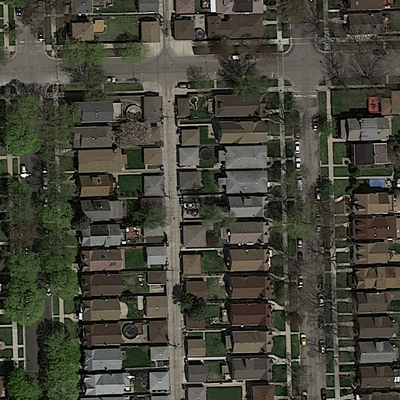
#> input picture report/images/satImage_091_img.png, 400 x 400 px, found by its file name; its folder holds 3 pictures in this run
$ python whiten.py
#> lines starting #> are read from the running program, lines starting #| are printed output that depends on the picture
### cil-project-master-utilities/utilities/path_generator.py
"""Simple utility function for generating system independent paths.
"""

import os
from utilities.root_dir import ROOT_DIR


def get_data_path(whitening, category, gt=False):
    p1 = os.path.join(ROOT_DIR, 'data', 'whitened' if whitening else 'original')
    p2 = os.path.join(p1, category)
    if category == 'test':
        p3 = p2
    else:
        p3 = os.path.join(p2, 'groundtruth' if gt else 'images')
    return os.path.join(p3, '')

### cil-project-master-utilities/utilities/whiten.py
"""Run this script to create all the whitened images
in the data/whitened directory
"""


import numpy as np
import matplotlib.pyplot as plt
import os
from data_paths import (
    training_images_path,
    training_labels_path,
    validation_images_path,
    validation_labels_path,
    test_images,
    w_training_images_path,
    w_training_labels_path,
    w_validation_images_path,
    w_validation_labels_path,
    w_test_images
)

def create_whitened_labels(source_path, dest_path):
    images = load_images(source_path)
    save_images(images, dest_path)


def create_whitened_images(source_path, dest_path, debug=False):
    print("Whitening images from {} and store them at {}."
        .format(source_path, dest_path))
    images = load_images(source_path)
    X = flatten(images)
    X_whitened = zca(X)
    images_whitened = unflatten(X_whitened, images[0].shape)
    if debug:
        plt.imshow(images_whitened[1])
        plt.show()
    save_images(images_whitened, dest_path)


def create_whitened_test_images(source_path, dest_path):
    images = load_images(source_path)
    X = flatten(images)
    X_whitened = zca(X)
    images_whitened = unflatten(X_whitened, images[0].shape)
    filenames = os.listdir(source_path)
    save_images_with_names(images_whitened, dest_path, filenames)


def load_images(path):
    filenames = os.listdir(path)
    if filenames:
        filename = os.path.join(path, filenames[0])
        img_shape = plt.imread(filename).shape
#> img_shape = (400, 400, 3)
    images = np.zeros([len(filenames), *img_shape])
    for i in range(len(images)):
        # the filenames for the images and labels are the same, so to load them we just need to prepend the images- or labels-path
        filename = os.path.join(path, filenames[i])

        # load that image and its label:
        image = plt.imread(filename)
#> image is the input picture: shape (400, 400, 3) float32; mean R, G, B 0.272, 0.27, 0.227
        images[i] = image
    return  images


def save_images_with_names(images, path, filenames, normalize_img=True):
    if not os.path.exists(path):
        os.makedirs(path)
    for i in range(images.shape[0]):
        img_name = filenames[i]
        print("About to save image {} to {}".format(img_name, path))
        filename = os.path.join(path, img_name)
        image = normalize(images[i]) if normalize_img else images[i]
        plt.imsave(filename, image)


def save_images(images, path, normalize_img=True):
    if not os.path.exists(path):
        os.makedirs(path)
    for i in range(images.shape[0]):
        img_name = 'satImage_{}.{}'.format(str(i + 1).zfill(3), 'png')
        filename = os.path.join(path, img_name)
        image = normalize(images[i]) if normalize_img else images[i]
        plt.imsave(filename, image)


def flatten(images):
    X = images
    X = X.reshape(X.shape[0], X.shape[1]*X.shape[2]*X.shape[3])
    return X


def unflatten(X, original_shape):
    n = X.shape[0]
    images = np.zeros((n, *original_shape))
    for i in range(n):
        images[i] = X[i].reshape(*original_shape)
    return images


def zca(X, epsilon=0.1):
#> called with X = array of shape (3, 480000), epsilon = 0.1
    X_norm = X
    X_norm = X_norm - X_norm.mean(axis=0)
    cov = np.cov(X_norm, rowvar=True)
    U, S, _ = np.linalg.svd(cov)
#> S = [0.0271, 0.023, 1.47e-17]
    X_ZCA = U.dot(np.diag(1.0/np.sqrt(S + epsilon))).dot(U.T).dot(X_norm)
    return X_ZCA

def normalize(image):
    """Normalizes the image to the range [0,1]

    Args:
        image (ndarray): The image to perform the normalization on

    Returns:
        (ndarray): The normalized image
    """
    img_min = image.min()
    img_max = image.max()
    return (image - img_min) / (img_max - img_min)


if __name__ == '__main__':
    # Create whitened training images/labels:
    create_whitened_images(training_images_path, w_training_images_path)
#> the loop in save_images, `for i in range(images.shape[0]):` made 3 passes
#> pass 1, in save_images, `plt.imsave(filename, image)`:
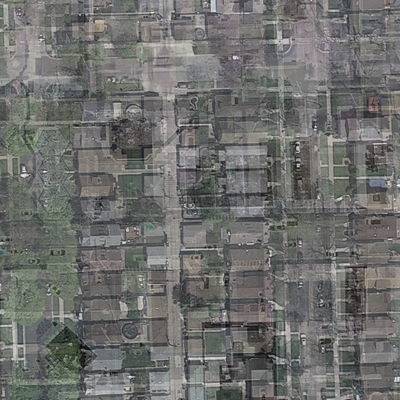
#> saved as satImage_001.png: shape (400, 400, 3); mean R, G, B 110.4, 111.1, 109
#> pass 2, in save_images, `plt.imsave(filename, image)`:
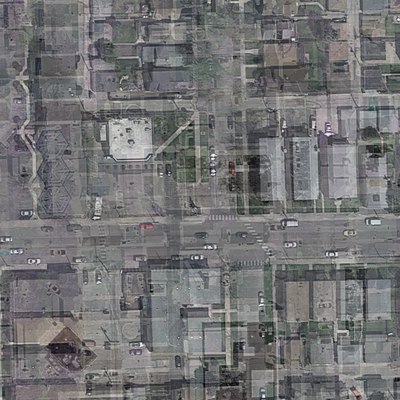
#> saved as satImage_002.png: shape (400, 400, 3); mean R, G, B 115.3, 115.3, 116.3
#> (the run stopped early here; a loop or call above may not have finished)
